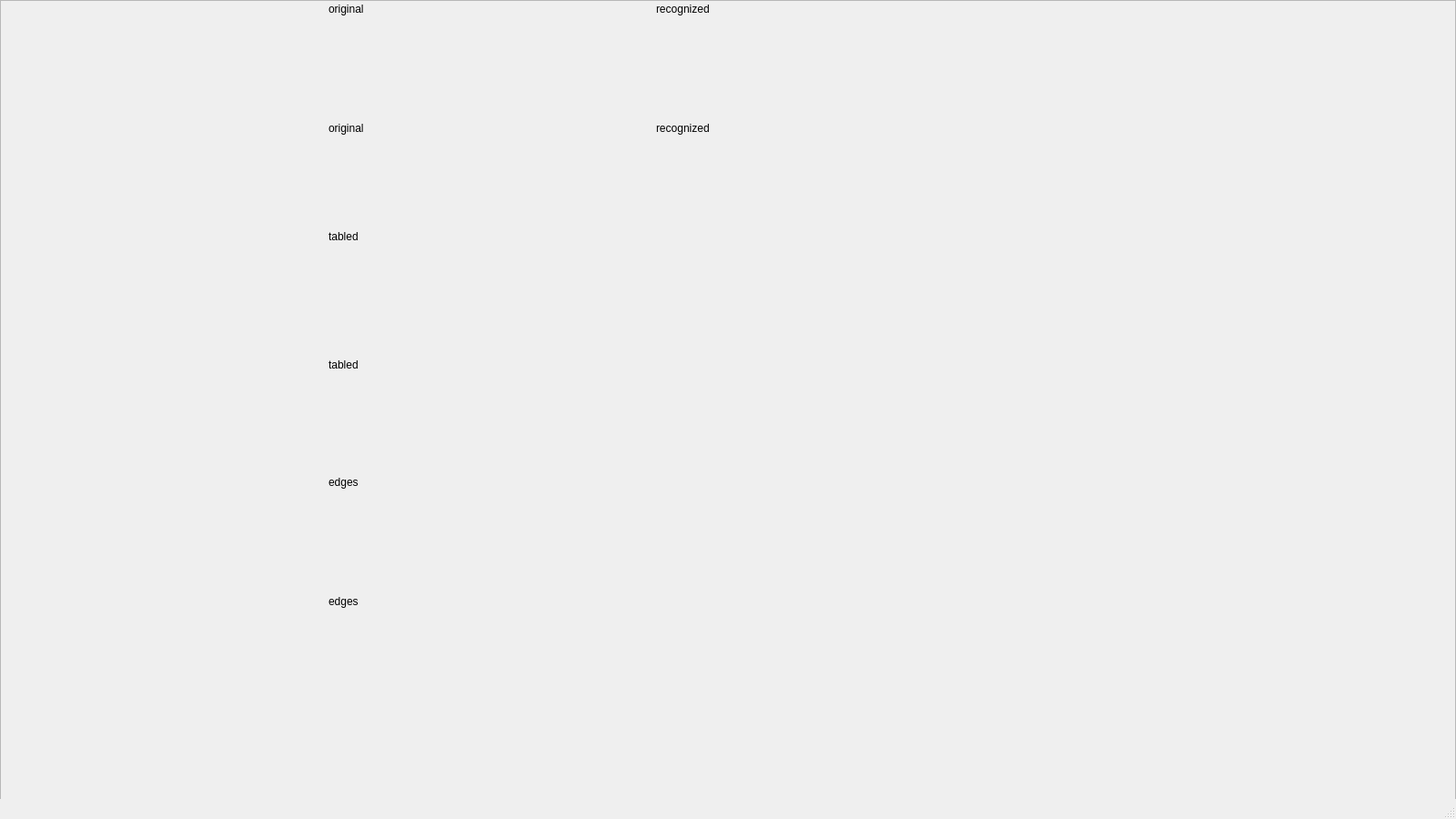
<?xml version="1.0" encoding="UTF-8"?>
<ui version="4.0">
 <class>objectDetect</class>
 <widget class="QMainWindow" name="objectDetect">
  <property name="geometry">
   <rect>
    <x>0</x>
    <y>0</y>
    <width>1600</width>
    <height>900</height>
   </rect>
  </property>
  <property name="windowTitle">
   <string>MainWindow</string>
  </property>
  <widget class="QWidget" name="centralwidget">
   <widget class="QScrollArea" name="scrollArea">
    <property name="geometry">
     <rect>
      <x>0</x>
      <y>0</y>
      <width>1600</width>
      <height>900</height>
     </rect>
    </property>
    <property name="widgetResizable">
     <bool>true</bool>
    </property>
    <widget class="QWidget" name="scrollAreaWidgetContents">
     <property name="geometry">
      <rect>
       <x>0</x>
       <y>0</y>
       <width>1598</width>
       <height>898</height>
      </rect>
     </property>
     <widget class="QLabel" name="label_original">
      <property name="geometry">
       <rect>
        <x>360</x>
        <y>0</y>
        <width>58</width>
        <height>18</height>
       </rect>
      </property>
      <property name="text">
       <string>original</string>
      </property>
     </widget>
     <widget class="QLabel" name="show_original">
      <property name="geometry">
       <rect>
        <x>360</x>
        <y>20</y>
        <width>320</width>
        <height>240</height>
       </rect>
      </property>
      <property name="text">
       <string>original</string>
      </property>
     </widget>
     <widget class="QLabel" name="show_tabled">
      <property name="geometry">
       <rect>
        <x>360</x>
        <y>280</y>
        <width>320</width>
        <height>240</height>
       </rect>
      </property>
      <property name="text">
       <string>tabled</string>
      </property>
     </widget>
     <widget class="QLabel" name="label_tabled">
      <property name="geometry">
       <rect>
        <x>360</x>
        <y>250</y>
        <width>58</width>
        <height>18</height>
       </rect>
      </property>
      <property name="text">
       <string>tabled</string>
      </property>
     </widget>
     <widget class="QLabel" name="label_edged">
      <property name="geometry">
       <rect>
        <x>360</x>
        <y>520</y>
        <width>58</width>
        <height>18</height>
       </rect>
      </property>
      <property name="text">
       <string>edges</string>
      </property>
     </widget>
     <widget class="QLabel" name="show_edges">
      <property name="geometry">
       <rect>
        <x>360</x>
        <y>540</y>
        <width>329</width>
        <height>240</height>
       </rect>
      </property>
      <property name="text">
       <string>edges</string>
      </property>
     </widget>
     <widget class="QLabel" name="label_recognized">
      <property name="geometry">
       <rect>
        <x>720</x>
        <y>0</y>
        <width>101</width>
        <height>18</height>
       </rect>
      </property>
      <property name="text">
       <string>recognized</string>
      </property>
     </widget>
     <widget class="QLabel" name="show_recognized">
      <property name="geometry">
       <rect>
        <x>720</x>
        <y>20</y>
        <width>320</width>
        <height>240</height>
       </rect>
      </property>
      <property name="text">
       <string>recognized</string>
      </property>
     </widget>
    </widget>
   </widget>
  </widget>
  <widget class="QMenuBar" name="menubar">
   <property name="geometry">
    <rect>
     <x>0</x>
     <y>0</y>
     <width>1600</width>
     <height>23</height>
    </rect>
   </property>
  </widget>
  <widget class="QStatusBar" name="statusbar"/>
 </widget>
 <resources/>
 <connections/>
</ui>
